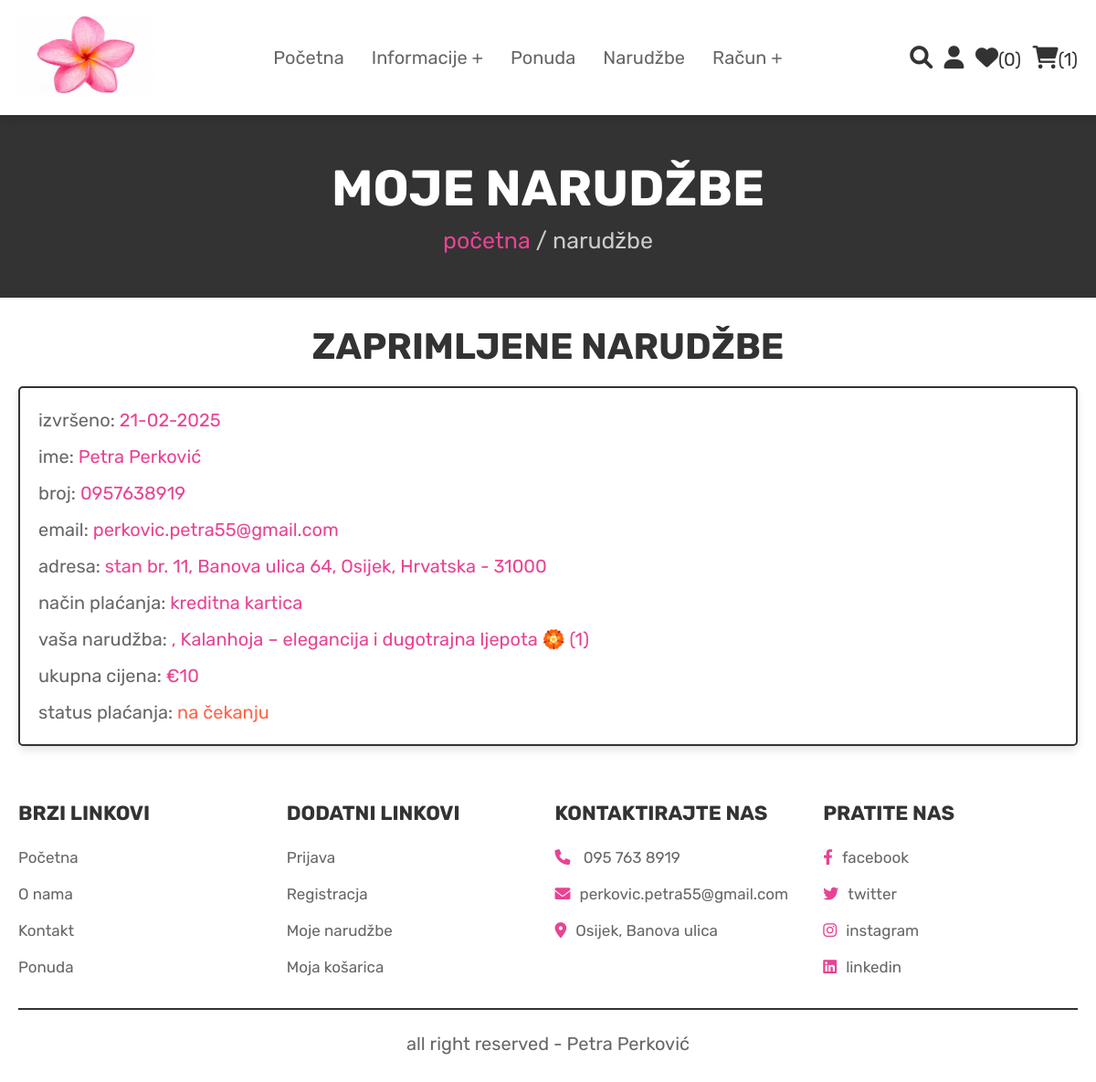
Page /orders.php (signed in) on the committed database.
### tables this page shows
CREATE TABLE `orders` (
  `id` int(100) NOT NULL,
  `user_id` int(100) NOT NULL,
  `name` varchar(100) NOT NULL,
  `number` varchar(12) NOT NULL,
  `email` varchar(100) NOT NULL,
  `method` varchar(50) NOT NULL,
  `address` varchar(500) NOT NULL,
  `total_products` varchar(1000) NOT NULL,
  `total_price` int(100) NOT NULL,
  `placed_on` varchar(50) NOT NULL,
  `payment_status` varchar(20) NOT NULL DEFAULT 'na čekanju'
);

### orders.php (the view, shortened to what this page needs)
<?php
@include 'config.php';
$user_id = $_SESSION['user_id'];
?>
<!DOCTYPE html>
<html lang="en">
<head>
   <link rel="stylesheet" href="https://cdnjs.cloudflare.com/ajax/libs/font-awesome/6.0.0/css/all.min.css">
   <link rel="stylesheet" href="css/style.css">
</head>
<body>
<?php @include 'header.php'; ?>
<section class="heading">
    <h3>Moje narudžbe</h3>
    <p> <a href="home.php">početna</a> / narudžbe </p>
</section>
<section class="placed-orders">
    <h1 class="title">zaprimljene narudžbe</h1>
    <div class="box-container">
    <?php
        $select_orders = mysqli_query($conn, "SELECT * FROM `orders` WHERE user_id = '$user_id'") or die('query failed');
        if(mysqli_num_rows($select_orders) > 0){
            while($fetch_orders = mysqli_fetch_assoc($select_orders)){
    ?>
    <div class="box">
    <p> izvršeno: <span><?php echo $fetch_orders['placed_on']; ?></span> </p>
    <p> ime: <span><?php echo $fetch_orders['name']; ?></span> </p>
    <p> broj: <span><?php echo $fetch_orders['number']; ?></span> </p>
    <p> email: <span><?php echo $fetch_orders['email']; ?></span> </p>
    <p> adresa: <span><?php echo $fetch_orders['address']; ?></span> </p>
    <p> način plaćanja: <span><?php echo $fetch_orders['method']; ?></span> </p>
    <p> vaša narudžba: <span><?php echo $fetch_orders['total_products']; ?></span> </p>
    <p> ukupna cijena: <span>€<?php echo $fetch_orders['total_price']; ?></span> </p>
    <p> status plaćanja: <span style="color:<?php if($fetch_orders['payment_status'] == 'na čekanju'){echo 'tomato'; }else{echo 'green';} ?>"><?php echo $fetch_orders['payment_status']; ?></span> </p>
</div>
    <?php
        }
    }else{
        echo '<p class="empty">NEMATE JOŠ NARUDŽBI!</p>';
    }
    ?>
    </div>
</section>
<?php @include 'footer.php'; ?>
</body>
</html>

### css/style.css (style rules this page uses)
:root { --pink:#e84393; --blue:#0177ff; --red:#c0392b; --orange:#f39c12; --black:#333; --white:#fff; --light-color:#666; --light-white:#ccc; --light-bg:#c7edff; --border:.2rem solid var(--black); --box-shadow:0 .5rem 1rem rgba(0,0,0,.1); }
* { font-family: 'Rubik', sans-serif; margin:0; padding:0; box-sizing: border-box; outline: none; border:none; text-decoration: none; transition:all .2s linear; }
html { font-size: 62.5%; overflow-x: hidden; scroll-behavior: smooth; scroll-padding-top: 6.5rem; }
body { background: var(--white); }
section { padding:3rem 2rem; }
.heading { display: flex; flex-flow: column; align-items: center; justify-content: center; gap:1rem; background-color: var(--black); text-align: center; min-height: 25vh; }
.heading h3 { font-size: 5.5rem; color:var(--white); text-transform: uppercase; }
.heading p { font-size: 2.5rem; color:var(--light-white); }
.heading p a { color:var(--pink); }
.title { text-align: center; margin-bottom: 2rem; color:var(--black); text-transform: uppercase; font-size: 4rem; }
.placed-orders .box-container { max-width: 1200px; margin:0 auto; display: flex; flex-wrap: wrap; gap:1.5rem; align-items: flex-start; }
.placed-orders .box-container .box { background-color: var(--white); padding:1rem 2rem; border:var(--border); box-shadow: var(--box-shadow); flex:1 1 40rem; border-radius: .5rem; }
.placed-orders .box-container .box p { margin: 1rem 0; font-size: 2rem; line-height: 1.5; color:var(--light-color); }
.placed-orders .box-container .box p span { color:var(--pink); }

### rows in the picture
orders: placed_on "21-02-2025", name "Petra Perković", number "0957638919", email "perkovic.petra55@gmail.com", address "stan br. 11, Banova ulica 64, Osijek, Hrvatska - 31000", method "kreditna kartica", total_products ", Kalanhoja – elegancija i dugotrajna ljepota 🏵️ (1)", total_price "10", payment_status "na čekanju"

### other values in the picture
$wishlist_num_rows "0"
$cart_num_rows "1"
